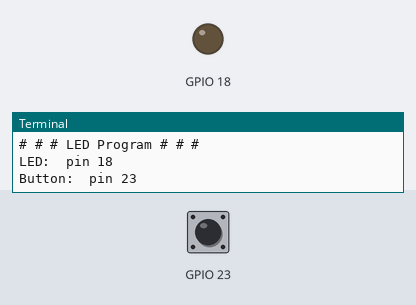
A program run on a simulated Raspberry Pi (BCM pin numbers). Shown: output pins drawn as LEDs (lit = HIGH), the last lines printed to the terminal. The inputs (shaded band) are chosen by the test bench; at power-on: GPIO 23 HIGH.

Above: at 3.2 s.
3.3 s: GPIO 23 pulled LOW for 0.15 s
At 4.5 s:
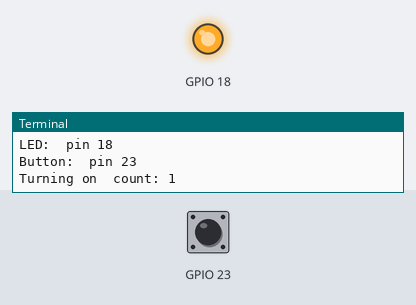
4.9 s: GPIO 23 pulled LOW for 1 s
At 5.8 s:
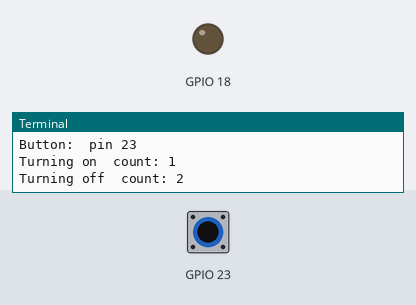
7.4 s: GPIO 23 pulled LOW for 3.2 s
At 7.7 s:
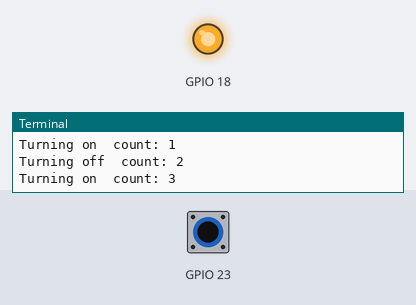
Timing chart, 0 to 10.4 s (numbered marks = the images above; inputs shaded):
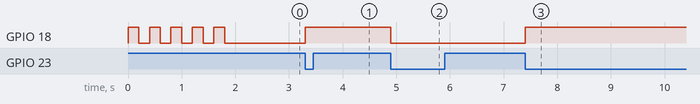

Measured:
- after the input at 3.3 s, GPIO 18: LOW → HIGH at once
- after the input at 4.9 s, GPIO 18: HIGH → LOW at once
- after the input at 7.4 s, GPIO 18: LOW → HIGH at once

The program:

led.py
```python
#!/usr/bin/env python3
import RPi.GPIO as GPIO
import time

led_on = False
count = 0


def setupGPIO():
    GPIO.setmode(GPIO.BCM)
    GPIO.setwarnings(False)

    GPIO.setup(18, GPIO.OUT, initial=GPIO.LOW)
    GPIO.setup(23, GPIO.IN, pull_up_down=GPIO.PUD_UP)


def flashLED(count):
    for i in range(count):
        GPIO.output(18, GPIO.HIGH)
        time.sleep(.2)
        GPIO.output(18, GPIO.LOW)
        time.sleep(.2)


def switch(ev=None):
    global led_on, count
    led_on = not led_on
    count += 1

    if led_on == True:
        print("Turning on\tcount: " + str(count))
        GPIO.output(18, GPIO.HIGH)
    else:
        print("Turning off\tcount: " + str(count))
        GPIO.output(18, GPIO.LOW)


def detectButtonPress():
    GPIO.add_event_detect(23, GPIO.FALLING, callback=switch, bouncetime=300)


def waitForEvents():
    while True:
        time.sleep(1)


# # # # # MAIN # # # # #

def main():
    print("# # # LED Program # # #")
    print("LED:\tpin 18")
    print("Button:\tpin 23")

    setupGPIO()
    flashLED(5)
    detectButtonPress()

    waitForEvents()


if __name__ == "__main__":
    main()
```
